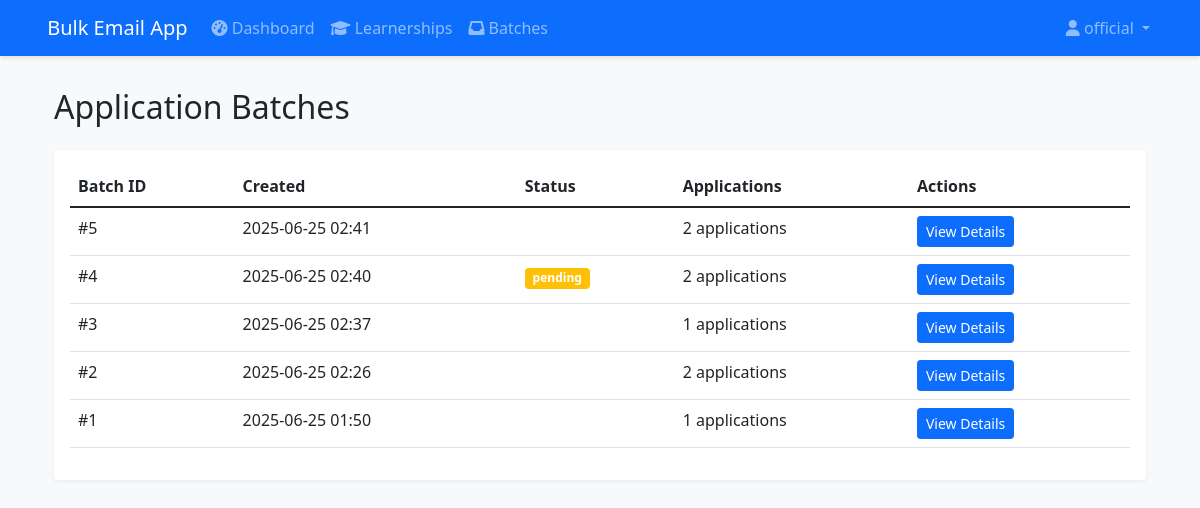
Screenshot of /batch/status (signed in) with the database file from the repository.
### app/models/user.py (models this page shows, shortened)
class User(UserMixin, db.Model):
    __tablename__ = 'users'
    id = db.Column(db.Integer, primary_key=True)
    email = db.Column(db.String(120), unique=True, nullable=False, index=True)
    name = db.Column(db.String(120), nullable=False)
    google_id = db.Column(db.String(120), unique=True, nullable=False, index=True)
    is_admin = db.Column(db.Boolean, default=False)
    is_active = db.Column(db.Boolean, default=True)
    phone = db.Column(db.String(20))
    resume_file = db.Column(db.String(255))
    cover_letter_template = db.Column(db.Text)
    profile_picture = db.Column(db.String(255))
    preferences = db.Column(db.JSON, default=lambda: {})
    created_at = db.Column(db.DateTime, default=datetime.utcnow, nullable=False)
    updated_at = db.Column(db.DateTime, onupdate=datetime.utcnow)
    last_login = db.Column(db.DateTime)
    total_applications = db.Column(db.Integer, default=0)
    successful_applications = db.Column(db.Integer, default=0)
    email_batches = db.relationship(
        'EmailBatch',
        back_populates='user',
        lazy='dynamic',
        foreign_keys='EmailBatch.user_id'  # Explicitly specify which foreign key to use
    )
    approved_batches = db.relationship(
        'EmailBatch',
        back_populates='approver',
        lazy='dynamic',
        foreign_keys='EmailBatch.approved_by'  # Explicitly specify the foreign key
    )

### app/models/batch.py (models this page shows, shortened)
class EmailBatch(db.Model):
    __tablename__ = 'email_batches'
    id = db.Column(db.Integer, primary_key=True)
    user_id = db.Column(db.Integer, db.ForeignKey('users.id'), nullable=False)
    status = db.Column(db.String(20), default='pending')
    created_at = db.Column(db.DateTime, default=datetime.utcnow)
    approved_by = db.Column(db.Integer, db.ForeignKey('users.id'))
    approved_at = db.Column(db.DateTime)
    user = db.relationship(
        'User',
        back_populates='email_batches',
        foreign_keys=[user_id]
    )
    approver = db.relationship(
        'User',
        back_populates='approved_batches',
        foreign_keys=[approved_by]
    )
    applications = db.relationship('BatchApplication', backref='batch', lazy='dynamic')

### app/routes/batch.py (the view)
@batch_bp.route('/batch/status')
@login_required
def batch_status():
    batches = EmailBatch.query.filter_by(user_id=current_user.id)\
        .order_by(EmailBatch.created_at.desc()).all()
    return render_template('batch/status.html', batches=batches)

### app/templates/batch/status.html (shortened to what this page needs)
{% extends "base.html" %}
{% block content %}
<div class="container">
    <h2>Application Batches</h2>
    <div class="row mt-4">
        <div class="col">
            <div class="card">
                <div class="card-body">
                    <table class="table">
                        <thead>
                            <tr>
                                <th>Batch ID</th>
                                <th>Created</th>
                                <th>Status</th>
                                <th>Applications</th>
                                <th>Actions</th>
                            </tr>
                        </thead>
                        <tbody>
                            {% for batch in batches %}
                            <tr>
                                <td>#{{ batch.id }}</td>
                                <td>{{ batch.created_at.strftime('%Y-%m-%d %H:%M') }}</td>
                                <td>
                                    <span class="badge bg-{{ {
                                        'pending': 'warning',
                                        'approved': 'success',
                                        'rejected': 'danger',
                                        'sending': 'info',
                                        'completed': 'primary'
                                    }[batch.status] }}">
                                        {{ batch.status }}
                                    </span>
                                </td>
                                <td>{{ batch.applications.count() }} applications</td>
                                <td>
                                    <button class="btn btn-sm btn-primary view-details"
                                            data-batch-id="{{ batch.id }}">
                                        View Details
                                    </button>
                                </td>
                            </tr>
                            {% endfor %}
                        </tbody>
                    </table>
                </div>
            </div>
        </div>
    </div>
</div>
{% endblock %}

### app/templates/base.html (shortened to what this page needs)
<!DOCTYPE html>
<html>
<head>
    <link href="https://cdn.jsdelivr.net/npm/bootstrap@5.1.3/dist/css/bootstrap.min.css" rel="stylesheet">
    <link rel="stylesheet" href="{{ url_for('static', filename='css/style.css') }}">
     <link href="https://cdn.jsdelivr.net/npm/bootstrap@5.1.3/dist/css/bootstrap.min.css" rel="stylesheet">
    <link rel="stylesheet" href="https://cdnjs.cloudflare.com/ajax/libs/font-awesome/6.0.0/css/all.min.css">
    <link rel="stylesheet" href="{{ url_for('static', filename='css/style.css') }}">
</head>
<body>
<nav class="navbar navbar-expand-lg navbar-dark bg-primary">
    <div class="container">
        <a class="navbar-brand" href="{{ url_for('main.dashboard') if current_user.is_authenticated else url_for('auth.login') }}">
             Bulk Email App
        </a>
        {% if current_user.is_authenticated %}
        <div class="collapse navbar-collapse" id="navbarNav">
            <ul class="navbar-nav me-auto">
                <li class="nav-item">
                    <a class="nav-link" href="{{ url_for('main.dashboard') }}">
                        <i class="fas fa-tachometer-alt"></i> Dashboard
                    </a>
                </li>
                <li class="nav-item">
                    <a class="nav-link" href="/learnerships">
                        <i class="fas fa-graduation-cap"></i> Learnerships
                    </a>
                </li>
                <li class="nav-item">
                    <a class="nav-link" href="/batches">
                        <i class="fas fa-inbox"></i> Batches
                    </a>
                </li>
            </ul>
            <ul class="navbar-nav">
                <li class="nav-item dropdown">
                    <a class="nav-link dropdown-toggle" href="#" role="button" data-bs-toggle="dropdown">
                        <i class="fas fa-user"></i> {{ current_user.name }}
                    </a>
                </li>
            </ul>
        </div>
        {% endif %}
    </div>
</nav>
    <div class="container mt-4">
        {% block content %}{% endblock %}
    </div>
</body>
</html>

### app/static/css/style.css (style rules this page uses)
body { background-color: #f8f9fa; }
.navbar { margin-bottom: 2rem; box-shadow: 0 2px 4px rgba(0,0,0,0.1); }
.card { box-shadow: 0 2px 4px rgba(0,0,0,0.05); border: none; margin-bottom: 1rem; }

### rows the page displays
User: name "official"
EmailBatch: id "5", created_at "2025-06-25 02:41", applications.count "2"
EmailBatch: id "4", created_at "2025-06-25 02:40", status "pending", applications.count "2"
EmailBatch: id "3", created_at "2025-06-25 02:37", applications.count "1"
EmailBatch: id "2", created_at "2025-06-25 02:26", applications.count "2"
EmailBatch: id "1", created_at "2025-06-25 01:50", applications.count "1"
